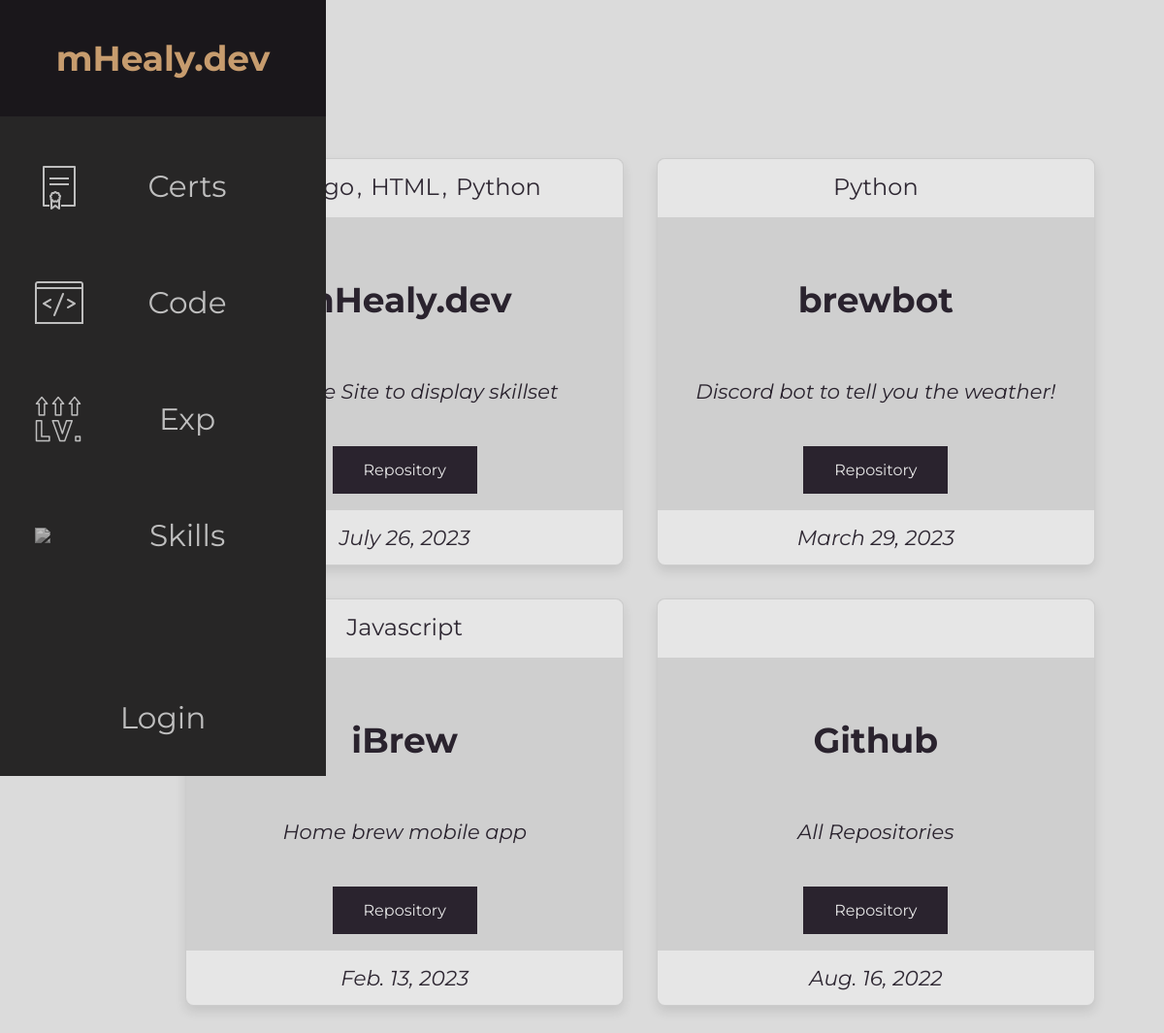
The page /code/ on the database its author committed.
### portfolio/models.py (models this page shows, shortened)
class Skill(models.Model):
    name = models.CharField(verbose_name="Name", max_length=256, name="name")
    years = models.IntegerField(verbose_name="Years")
    link = models.URLField(verbose_name="Link",
                           max_length=256, default="https://mhealy.dev")
    icon = models.URLField(verbose_name="Icon", max_length=256,
                           default="")
    class Meta:
        ordering = ["name", "years"]
        verbose_name = "Skill"
        verbose_name_plural = "Skills"

class Code(models.Model):
    name = models.CharField(verbose_name="Name", max_length=256)
    description = models.CharField(
        verbose_name="Description", max_length=2048, default=None, blank=True)
    repository = models.URLField(
        verbose_name="Repository", max_length=256, default=None, blank=True)
    skills_used = models.ManyToManyField(
        'Skill', verbose_name="Skills Used", blank=True, related_name="skills")
    year_created = models.DateField(
        verbose_name="Year Created", name="year_created", default=now)
    class Meta:
        ordering = ["year_created"]
        verbose_name = "Code"

### portfolio/views.py (the view)
# urls.py: path("code/", views.Code.as_view(), name="code"),
class Code(ListView):
    model = models.Code
    template_name = "portfolio/code.html"

### portfolio/templates/portfolio/code.html (shortened to what this page needs)
{% extends "base.html" %}
{% block head %}
{% load static %}
{% endblock %}
{% block content %}
<main>
  <h1>Code </h1>
  <div class="div__pt">
    <div class="div__ctr">
      {% for item in object_list reversed %}
      <div class="card bd--shadow align--center">
        <div class="card__hd">
          <div class="card__hd--txt">{% for skill in item.skills_used.all %}<a class="card__hd--link" href="{{skill.link}}">{{skill.name}}</a>{% if not forloop.last %}, {% endif %}{% endfor %}</div>
        </div>
        <div class="card__bd align--center">
          <h5 class="card__ttl">{{item.name}}</h5>
          <p class="card__txt">{{item.description}}</p>
        </div>
        <div class="card__bd align--center">
          {% if item.repository %}
          <a href="{{item.repository}}" class="btn">Repository</a>
          {% endif %}
        </div>
        <div class="card__ft">
          {{item.year_created}}
        </div>
      </div>
      {% endfor %}
      </div>
    </div>
</main>
{% endblock %}

### portfolio/static/portfolio/css/style.css (style rules this page uses)
* { font-family: 'Montserrat'; }
:root { font-size: 24px; font-family: 'Montserrat' ; --bg-primary: #2a232e; --bg-secondary: #1a171b; --bd-primary: #dbdbdb; --card-bd-primary: #cfcfcf; --card-txt-primary: #2f2833; --txt-primary: #e6e6e6; --txt-secondary: #C79C6E; --transition-speed: 600ms; }
body { background-color: var(--bd-primary); color: #17171a; margin: 0; padding: 0; }
main { margin-left: 5rem; padding: 1rem; }
.align--center { color:var(--bg-primary); margin:auto; text-align: center; width:auto; }
.bd--shadow { border: 2px solid black; box-shadow: 0 20px 20px rgba(0, 0, 0, 0.2); }
.btn { appearance: none; background-color: var(--bg-primary); border-radius: 0; color: var(--txt-primary); cursor: pointer; display: inline-block; font-family: 'Montserrat'; font-size: 16px; font-weight: normal; padding: 15px 32px; margin-bottom: .1rem; text-align: center; text-decoration: none; transition-duration: 0.4s; width: auto; -webkit-appearance: none; -moz-appearance: none; }
.card { background-color: var(--card-bd-primary); border: 1px solid #ccc; border-radius: 0.3125rem; box-shadow: 0 0.25rem 0.5rem rgba(0, 0, 0, 0.1); cursor: default; display: flex; flex-direction: column; margin: .7rem; width: 18.75rem; }
.card__bd { align-items: center; background-color: var(--card-bd-primary); justify-content: space-between; padding: 0.325rem; margin-bottom: .3rem; }
.card__ft { background-color: var(--txt-primary); border-bottom-left-radius: 0.3125rem; border-bottom-right-radius: 0.3125rem; box-sizing: border-box; color: var(--card-txt-primary); font-size: .9rem; font-style: italic; padding: 0.625rem; width: 100%; }
.card__hd { background-color: var(--txt-primary); border-top-left-radius: 0.3125rem; border-top-right-radius: 0.3125rem; box-sizing: border-box; color: var(--card-txt-primary); font-size: 1rem; min-height: 2.5rem; padding: 0.325rem; width: 100%; }
.card__hd--link { background-color: var(--txt-primary); color: var(--card-txt-primary); font-size: 1rem; padding: 0.125rem; text-decoration: none; }
.card__hd--txt { font-size: 1rem; padding: 0.125rem; padding-top: 1.5%; }
.card__txt { font-size: 0.875rem; font-style: italic; }
.card__ttl { font-size: 1.5rem; font-weight: bold; justify-content: center; margin-top: 2.3rem; }
.div__ctr { display: flex; flex-direction: row; flex-wrap: wrap; justify-content: center; margin:auto; width:auto; }
.div__pt { display: grid; grid-template-columns: auto repeat(2, auto); grid-template-rows: repeat(auto-fit, auto); justify-content: center; margin:auto; max-width: fit-content; width:auto; }

### rows shown on the page
Code: name "mHealy.dev", description "Resume Site to display skillset", year_created "July 26, 2023"
Skill: name "HTML"
Skill: name "Python"
Code: name "brewbot", description "Discord bot to tell you the weather!", year_created "March 29, 2023"
Code: name "iBrew", description "Home brew mobile app", year_created "Feb. 13, 2023"
Skill: name "Javascript"
Code: name "Github", description "All Repositories", year_created "Aug. 16, 2022"
